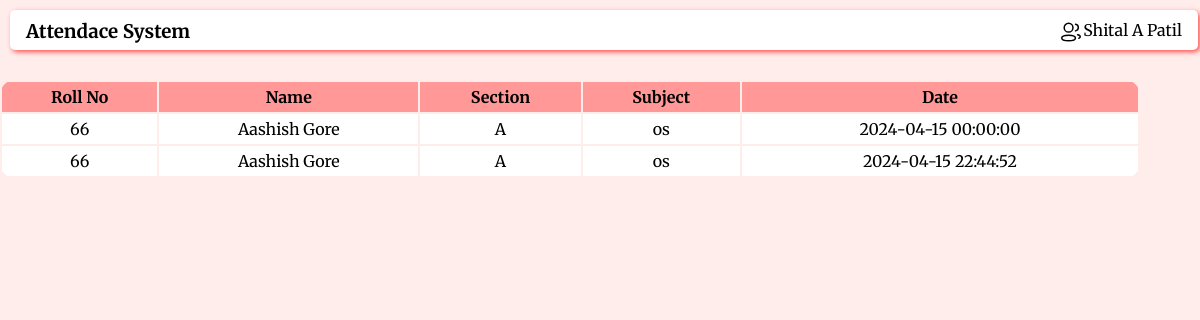
The page /teacher/details.php?sub=os&roll=66 (signed in) on the database its author committed.
### tables this page shows
CREATE TABLE `attendance` (
  `id` int(11) NOT NULL,
  `s_id` int(11) NOT NULL,
  `s_name` varchar(50) NOT NULL,
  `subject` varchar(50) NOT NULL,
  `section` varchar(5) NOT NULL,
  `rollno` varchar(5) NOT NULL,
  `date` datetime NOT NULL
);

### teacher/details.php (the view, shortened to what this page needs)
<?php
$con = mysqli_connect("localhost", "root", "", "qr_ats");
$subject = $_GET['sub'];
$rollno = $_GET['roll'];
$query = "SELECT * FROM attendance WHERE subject='$subject' and rollno='$rollno'";
$result = mysqli_query($con, $query);
?>
<!DOCTYPE html>
<html lang="en">
<head>
  <link rel="stylesheet" href="../css/style.css" />
</head>
<body>
    <?php $title = 'Attendace System';
    include "../componets/header.php" ?>
    <div class="container">
        <table class="h">
            <tr>
                <th>Roll No</th>
                <th>Name</th>
                <th>Section</th>
                <th>Subject</th>
                <th>Date</th>
            </tr>
        <?php
            while($row = mysqli_fetch_assoc($result)){
                echo "<tr>
                    <td>".$row["rollno"]."</td>
                    <td>".$row["s_name"]."</td>
                    <td>".$row["section"]."</td>
                    <td>".$row["subject"]."</td>
                    <td>".$row["date"]."</td>
                </tr>";
            }
        ?>
        </table>
    </div>
</body>
</html>

### css/style.css (style rules this page uses)
* { margin: 0px; padding: 0px; font-family: "Merriweather", serif; }
body { background-color: #ffedec; }
.container { width: 80%; height: auto; float: right; overflow: auto; }
table { margin-top: 1rem; width: 95%; text-align: center; border-radius: 15px; overflow: hidden; }
th { padding: 5px; background-color: #ff9896; }
td { padding: 5px; background-color: white; }
@media only screen and (min-width: 992px) { .container { width: 90%; } }

### teacher/details.php (style rules this page uses)
.h { position: absolute; left: 0px; z-index: -10; }

### rows shown on the page
attendance: rollno "66", s_name "Aashish Gore", section "A", subject "os", date "2024-04-15 00:00:00"
attendance: rollno "66", s_name "Aashish Gore", section "A", subject "os", date "2024-04-15 22:44:52"

### other values the page prints
$title "Attendace System"
$username "Shital A Patil"
